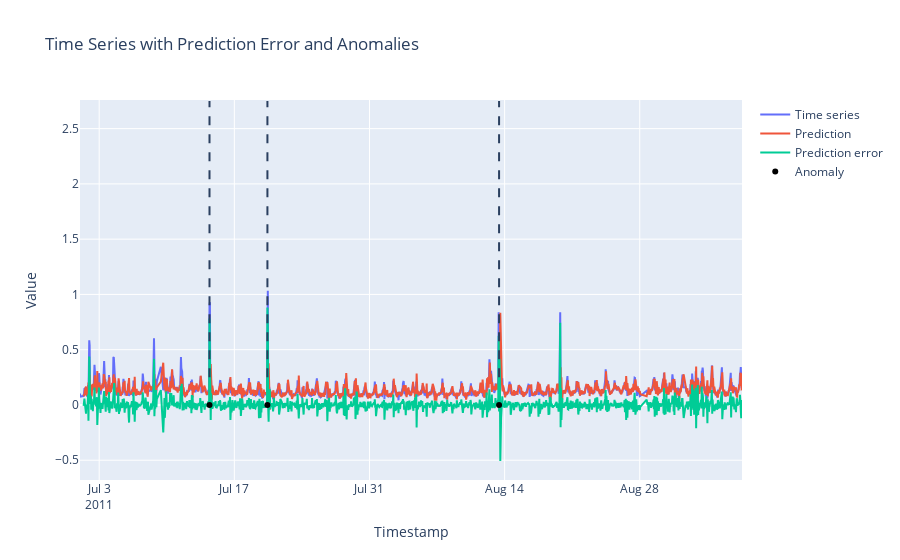

The notebook cell saved with this chart:
### Code cell
fig = go.Figure()
fig = plot_results_timeseries(fig, df, y_pred_net, pred_error_net, anomaly_times, n_burn_in)
fig.show()

### Figure 1 — Plotly figure (JSON) as saved in the notebook; plotly's stock layout.template omitted (floating-point values rounded to 4 significant figures; data arrays with more than 128 entries replaced by an {"elided": "..."} marker saying what was removed)
{"data": [{"mode": "lines", "name": "Time series", "type": "scatter", "x": {"elided": "1538 str values"}, "y": {"elided": "1538 float values"}}, {"mode": "lines", "name": "Prediction", "type": "scatter", "x": {"elided": "1529 str values"}, "y": {"elided": "1529 float values"}}, {"mode": "lines", "name": "Prediction error", "type": "scatter", "x": {"elided": "1529 str values"}, "y": {"elided": "1529 float values"}}, {"marker": {"color": "black"}, "mode": "markers", "name": "Anomaly", "type": "scatter", "x": ["2011-07-14T10:15:01", "2011-07-20T10:15:01", "2011-08-13T10:15:01"], "y": [0, 0, 0]}], "layout": {"shapes": [{"line": {"dash": "dash"}, "type": "line", "x0": "2011-07-14T10:15:01", "x1": "2011-07-14T10:15:01", "y0": null, "y1": null}, {"line": {"dash": "dash"}, "type": "line", "x0": "2011-07-20T10:15:01", "x1": "2011-07-20T10:15:01", "y0": null, "y1": null}, {"line": {"dash": "dash"}, "type": "line", "x0": "2011-08-13T10:15:01", "x1": "2011-08-13T10:15:01", "y0": null, "y1": null}], "title": {"text": "Time Series with Prediction Error and Anomalies"}, "xaxis": {"title": {"text": "Timestamp"}}, "yaxis": {"title": {"text": "Value"}}}}
